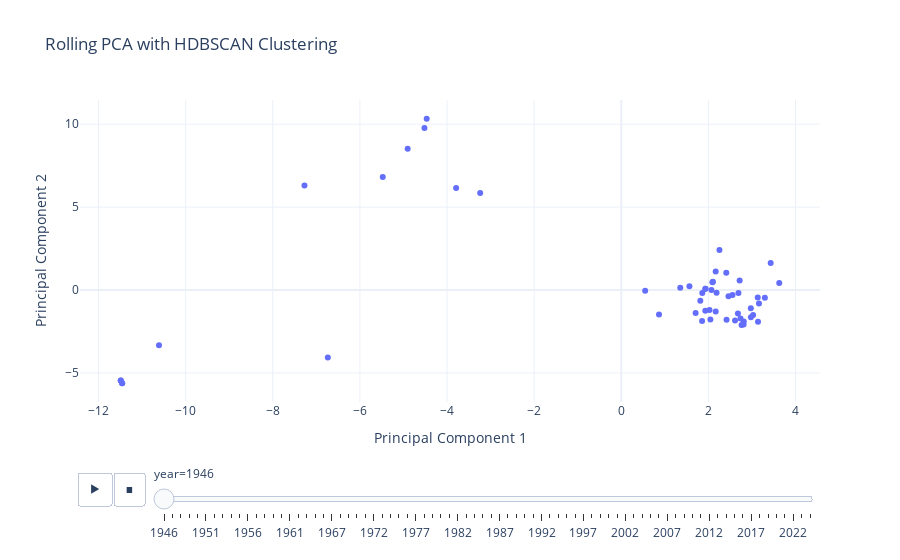

This figure's notebook cell:
### Code cell
# Create an interactive scatter plot with a slider
fig = px.scatter(
    results,
    x='PCA1',
    y='PCA2',
    animation_frame='year',
    hover_data={'ms_name': True, 'PCA1': False, 'PCA2': False},
    title='Rolling PCA with HDBSCAN Clustering',
    labels={'PCA1': 'Principal Component 1', 'PCA2': 'Principal Component 2'},
    template='plotly_white'
)


# Show the plot
fig.show()

fig.write_html("outputs/interactive_pca_plot with windows.html")

### Figure 1 — Plotly figure (JSON) as saved in the notebook; plotly's stock layout.template omitted (floating-point values rounded to 4 significant figures)
{"data": [{"customdata": [["AFGHANISTAN"], ["ARGENTINA"], ["AUSTRALIA"], ["BELGIUM"], ["BELARUS"], ["BOLIVIA"], ["BRAZIL"], ["CANADA"], ["CHILE"], ["CHINA"], ["COLOMBIA"], ["COSTA RICA"], ["CZECHOSLOVAKIA"], ["CUBA"], ["DENMARK"], ["DOMINICAN REPUBLIC"], ["ECUADOR"], ["EGYPT"], ["ETHIOPIA"], ["FRANCE"], ["UNITED KINGDOM"], ["GREECE"], ["GUATEMALA"], ["HONDURAS"], ["HAITI"], ["INDIA"], ["IRAN (ISLAMIC REPUBLIC OF)"], ["IRAQ"], ["ICELAND"], ["LEBANON"], ["LIBERIA"], ["LUXEMBOURG"], ["MEXICO"], ["NICARAGUA"], ["NETHERLANDS"], ["NORWAY"], ["NEW ZEALAND"], ["PANAMA"], ["PERU"], ["PHILIPPINES"], ["POLAND"], ["PARAGUAY"], ["SAUDI ARABIA"], ["EL SALVADOR"], ["USSR"], ["SWEDEN"], ["SYRIAN ARAB REPUBLIC"], ["TURKEY"], ["UKRAINE"], ["URUGUAY"], ["UNITED STATES"], ["VENEZUELA"], ["YUGOSLAVIA"], ["SOUTH AFRICA"]], "hovertemplate": "year=1946<br>ms_name=%{customdata[0]}<extra></extra>", "legendgroup": "", "marker": {"color": "#636efa", "symbol": "circle"}, "mode": "markers", "name": "", "orientation": "v", "showlegend": false, "type": "scatter", "x": [-4.518, 2.188, 1.815, 2.047, -11.49, 1.861, 2.461, 2.812, 0.5491, 1.856, -4.904, 2.411, -7.272, 2.974, 2.026, 2.168, -3.239, 2.104, 1.354, 0.8661, 3.139, 2.737, 1.565, 3.162, -4.467, -5.475, 1.707, 1.933, 2.168, 3.297, -6.737, 2.554, 2.07, 3.627, 3.134, 1.929, 2.762, 2.717, 2.977, 2.678, -10.61, 3.027, 2.093, 3.43, -11.46, 2.254, 1.933, 2.69, -11.49, 2.417, 2.808, -3.791, -11.46, 2.612], "xaxis": "x", "y": [9.776, -0.1703, -0.6439, -1.777, -5.457, -0.176, -0.3807, -1.889, -0.04934, -1.862, 8.513, 1.046, 6.303, -1.101, -1.197, -1.291, 5.853, 0.4924, 0.1358, -1.472, -1.91, -1.721, 0.2249, -0.8084, 10.32, 6.817, -1.391, 0.07182, 1.125, -0.4699, -4.071, -0.301, 0.004957, 0.4234, -0.4534, -1.245, -2.112, 0.5737, -1.635, -1.413, -3.334, -1.509, 0.4632, 1.635, -5.613, 2.408, 0.07182, -0.1839, -5.457, -1.791, -2.079, 6.152, -5.613, -1.835], "yaxis": "y"}], "layout": {"legend": {"tracegroupgap": 0}, "sliders": [{"active": 0, "currentvalue": {"prefix": "year="}, "len": 0.9, "pad": {"b": 10, "t": 60}, "steps": [{"args": [["1946"], {"frame": {"duration": 0, "redraw": false}, "fromcurrent": true, "mode": "immediate", "transition": {"duration": 0, "easing": "linear"}}], "label": "1946", "method": "animate"}, {"args": [["1947"], {"frame": {"duration": 0, "redraw": false}, "fromcurrent": true, "mode": "immediate", "transition": {"duration": 0, "easing": "linear"}}], "label": "1947", "method": "animate"}, {"args": [["1948"], {"frame": {"duration": 0, "redraw": false}, "fromcurrent": true, "mode": "immediate", "transition": {"duration": 0, "easing": "linear"}}], "label": "1948", "method": "animate"}, {"args": [["1949"], {"frame": {"duration": 0, "redraw": false}, "fromcurrent": true, "mode": "immediate", "transition": {"duration": 0, "easing": "linear"}}], "label": "1949", "method": "animate"}, {"args": [["1950"], {"frame": {"duration": 0, "redraw": false}, "fromcurrent": true, "mode": "immediate", "transition": {"duration": 0, "easing": "linear"}}], "label": "1950", "method": "animate"}, {"args": [["1951"], {"frame": {"duration": 0, "redraw": false}, "fromcurrent": true, "mode": "immediate", "transition": {"duration": 0, "easing": "linear"}}], "label": "1951", "method": "animate"}, {"args": [["1952"], {"frame": {"duration": 0, "redraw": false}, "fromcurrent": true, "mode": "immediate", "transition": {"duration": 0, "easing": "linear"}}], "label": "1952", "method": "animate"}, {"args": [["1953"], {"frame": {"duration": 0, "redraw": false}, "fromcurrent": true, "mode": "immediate", "transition": {"duration": 0, "easing": "linear"}}], "label": "1953", "method": "animate"}, {"args": [["1954"], {"frame": {"duration": 0, "redraw": false}, "fromcurrent": true, "mode": "immediate", "transition": {"duration": 0, "easing": "linear"}}], "label": "1954", "method": "animate"}, {"args": [["1955"], {"frame": {"duration": 0, "redraw": false}, "fromcurrent": true, "mode": "immediate", "transition": {"duration": 0, "easing": "linear"}}], "label": "1955", "method": "animate"}, {"args": [["1956"], {"frame": {"duration": 0, "redraw": false}, "fromcurrent": true, "mode": "immediate", "transition": {"duration": 0, "easing": "linear"}}], "label": "1956", "method": "animate"}, {"args": [["1957"], {"frame": {"duration": 0, "redraw": false}, "fromcurrent": true, "mode": "immediate", "transition": {"duration": 0, "easing": "linear"}}], "label": "1957", "method": "animate"}, {"args": [["1958"], {"frame": {"duration": 0, "redraw": false}, "fromcurrent": true, "mode": "immediate", "transition": {"duration": 0, "easing": "linear"}}], "label": "1958", "method": "animate"}, {"args": [["1959"], {"frame": {"duration": 0, "redraw": false}, "fromcurrent": true, "mode": "immediate", "transition": {"duration": 0, "easing": "linear"}}], "label": "1959", "method": "animate"}, {"args": [["1960"], {"frame": {"duration": 0, "redraw": false}, "fromcurrent": true, "mode": "immediate", "transition": {"duration": 0, "easing": "linear"}}], "label": "1960", "method": "animate"}, {"args": [["1961"], {"frame": {"duration": 0, "redraw": false}, "fromcurrent": true, "mode": "immediate", "transition": {"duration": 0, "easing": "linear"}}], "label": "1961", "method": "animate"}, {"args": [["1962"], {"frame": {"duration": 0, "redraw": false}, "fromcurrent": true, "mode": "immediate", "transition": {"duration": 0, "easing": "linear"}}], "label": "1962", "method": "animate"}, {"args": [["1963"], {"frame": {"duration": 0, "redraw": false}, "fromcurrent": true, "mode": "immediate", "transition": {"duration": 0, "easing": "linear"}}], "label": "1963", "method": "animate"}, {"args": [["1965"], {"frame": {"duration": 0, "redraw": false}, "fromcurrent": true, "mode": "immediate", "transition": {"duration": 0, "easing": "linear"}}], "label": "1965", "method": "animate"}, {"args": [["1966"], {"frame": {"duration": 0, "redraw": false}, "fromcurrent": true, "mode": "immediate", "transition": {"duration": 0, "easing": "linear"}}], "label": "1966", "method": "animate"}, {"args": [["1967"], {"frame": {"duration": 0, "redraw": false}, "fromcurrent": true, "mode": "immediate", "transition": {"duration": 0, "easing": "linear"}}], "label": "1967", "method": "animate"}, {"args": [["1968"], {"frame": {"duration": 0, "redraw": false}, "fromcurrent": true, "mode": "immediate", "transition": {"duration": 0, "easing": "linear"}}], "label": "1968", "method": "animate"}, {"args": [["1969"], {"frame": {"duration": 0, "redraw": false}, "fromcurrent": true, "mode": "immediate", "transition": {"duration": 0, "easing": "linear"}}], "label": "1969", "method": "animate"}, {"args": [["1970"], {"frame": {"duration": 0, "redraw": false}, "fromcurrent": true, "mode": "immediate", "transition": {"duration": 0, "easing": "linear"}}], "label": "1970", "method": "animate"}, {"args": [["1971"], {"frame": {"duration": 0, "redraw": false}, "fromcurrent": true, "mode": "immediate", "transition": {"duration": 0, "easing": "linear"}}], "label": "1971", "method": "animate"}, {"args": [["1972"], {"frame": {"duration": 0, "redraw": false}, "fromcurrent": true, "mode": "immediate", "transition": {"duration": 0, "easing": "linear"}}], "label": "1972", "method": "animate"}, {"args": [["1973"], {"frame": {"duration": 0, "redraw": false}, "fromcurrent": true, "mode": "immediate", "transition": {"duration": 0, "easing": "linear"}}], "label": "1973", "method": "animate"}, {"args": [["1974"], {"frame": {"duration": 0, "redraw": false}, "fromcurrent": true, "mode": "immediate", "transition": {"duration": 0, "easing": "linear"}}], "label": "1974", "method": "animate"}, {"args": [["1975"], {"frame": {"duration": 0, "redraw": false}, "fromcurrent": true, "mode": "immediate", "transition": {"duration": 0, "easing": "linear"}}], "label": "1975", "method": "animate"}, {"args": [["1976"], {"frame": {"duration": 0, "redraw": false}, "fromcurrent": true, "mode": "immediate", "transition": {"duration": 0, "easing": "linear"}}], "label": "1976", "method": "animate"}, {"args": [["1977"], {"frame": {"duration": 0, "redraw": false}, "fromcurrent": true, "mode": "immediate", "transition": {"duration": 0, "easing": "linear"}}], "label": "1977", "method": "animate"}, {"args": [["1978"], {"frame": {"duration": 0, "redraw": false}, "fromcurrent": true, "mode": "immediate", "transition": {"duration": 0, "easing": "linear"}}], "label": "1978", "method": "animate"}, {"args": [["1979"], {"frame": {"duration": 0, "redraw": false}, "fromcurrent": true, "mode": "immediate", "transition": {"duration": 0, "easing": "linear"}}], "label": "1979", "method": "animate"}, {"args": [["1980"], {"frame": {"duration": 0, "redraw": false}, "fromcurrent": true, "mode": "immediate", "transition": {"duration": 0, "easing": "linear"}}], "label": "1980", "method": "animate"}, {"args": [["1981"], {"frame": {"duration": 0, "redraw": false}, "fromcurrent": true, "mode": "immediate", "transition": {"duration": 0, "easing": "linear"}}], "label": "1981", "method": "animate"}, {"args": [["1982"], {"frame": {"duration": 0, "redraw": false}, "fromcurrent": true, "mode": "immediate", "transition": {"duration": 0, "easing": "linear"}}], "label": "1982", "method": "animate"}, {"args": [["1983"], {"frame": {"duration": 0, "redraw": false}, "fromcurrent": true, "mode": "immediate", "transition": {"duration": 0, "easing": "linear"}}], "label": "1983", "method": "animate"}, {"args": [["1984"], {"frame": {"duration": 0, "redraw": false}, "fromcurrent": true, "mode": "immediate", "transition": {"duration": 0, "easing": "linear"}}], "label": "1984", "method": "animate"}, {"args": [["1985"], {"frame": {"duration": 0, "redraw": false}, "fromcurrent": true, "mode": "immediate", "transition": {"duration": 0, "easing": "linear"}}], "label": "1985", "method": "animate"}, {"args": [["1986"], {"frame": {"duration": 0, "redraw": false}, "fromcurrent": true, "mode": "immediate", "transition": {"duration": 0, "easing": "linear"}}], "label": "1986", "method": "animate"}, {"args": [["1987"], {"frame": {"duration": 0, "redraw": false}, "fromcurrent": true, "mode": "immediate", "transition": {"duration": 0, "easing": "linear"}}], "label": "1987", "method": "animate"}, {"args": [["1988"], {"frame": {"duration": 0, "redraw": false}, "fromcurrent": true, "mode": "immediate", "transition": {"duration": 0, "easing": "linear"}}], "label": "1988", "method": "animate"}, {"args": [["1989"], {"frame": {"duration": 0, "redraw": false}, "fromcurrent": true, "mode": "immediate", "transition": {"duration": 0, "easing": "linear"}}], "label": "1989", "method": "animate"}, {"args": [["1990"], {"frame": {"duration": 0, "redraw": false}, "fromcurrent": true, "mode": "immediate", "transition": {"duration": 0, "easing": "linear"}}], "label": "1990", "method": "animate"}, {"args": [["1991"], {"frame": {"duration": 0, "redraw": false}, "fromcurrent": true, "mode": "immediate", "transition": {"duration": 0, "easing": "linear"}}], "label": "1991", "method": "animate"}, {"args": [["1992"], {"frame": {"duration": 0, "redraw": false}, "fromcurrent": true, "mode": "immediate", "transition": {"duration": 0, "easing": "linear"}}], "label": "1992", "method": "animate"}, {"args": [["1993"], {"frame": {"duration": 0, "redraw": false}, "fromcurrent": true, "mode": "immediate", "transition": {"duration": 0, "easing": "linear"}}], "label": "1993", "method": "animate"}, {"args": [["1994"], {"frame": {"duration": 0, "redraw": false}, "fromcurrent": true, "mode": "immediate", "transition": {"duration": 0, "easing": "linear"}}], "label": "1994", "method": "animate"}, {"args": [["1995"], {"frame": {"duration": 0, "redraw": false}, "fromcurrent": true, "mode": "immediate", "transition": {"duration": 0, "easing": "linear"}}], "label": "1995", "method": "animate"}, {"args": [["1996"], {"frame": {"duration": 0, "redraw": false}, "fromcurrent": true, "mode": "immediate", "transition": {"duration": 0, "easing": "linear"}}], "label": "1996", "method": "animate"}, {"args": [["1997"], {"frame": {"duration": 0, "redraw": false}, "fromcurrent": true, "mode": "immediate", "transition": {"duration": 0, "easing": "linear"}}], "label": "1997", "method": "animate"}, {"args": [["1998"], {"frame": {"duration": 0, "redraw": false}, "fromcurrent": true, "mode": "immediate", "transition": {"duration": 0, "easing": "linear"}}], "label": "1998", "method": "animate"}, {"args": [["1999"], {"frame": {"duration": 0, "redraw": false}, "fromcurrent": true, "mode": "immediate", "transition": {"duration": 0, "easing": "linear"}}], "label": "1999", "method": "animate"}, {"args": [["2000"], {"frame": {"duration": 0, "redraw": false}, "fromcurrent": true, "mode": "immediate", "transition": {"duration": 0, "easing": "linear"}}], "label": "2000", "method": "animate"}, {"args": [["2001"], {"frame": {"duration": 0, "redraw": false}, "fromcurrent": true, "mode": "immediate", "transition": {"duration": 0, "easing": "linear"}}], "label": "2001", "method": "animate"}, {"args": [["2002"], {"frame": {"duration": 0, "redraw": false}, "fromcurrent": true, "mode": "immediate", "transition": {"duration": 0, "easing": "linear"}}], "label": "2002", "method": "animate"}, {"args": [["2003"], {"frame": {"duration": 0, "redraw": false}, "fromcurrent": true, "mode": "immediate", "transition": {"duration": 0, "easing": "linear"}}], "label": "2003", "method": "animate"}, {"args": [["2004"], {"frame": {"duration": 0, "redraw": false}, "fromcurrent": true, "mode": "immediate", "transition": {"duration": 0, "easing": "linear"}}], "label": "2004", "method": "animate"}, {"args": [["2005"], {"frame": {"duration": 0, "redraw": false}, "fromcurrent": true, "mode": "immediate", "transition": {"duration": 0, "easing": "linear"}}], "label": "2005", "method": "animate"}, {"args": [["2006"], {"frame": {"duration": 0, "redraw": false}, "fromcurrent": true, "mode": "immediate", "transition": {"duration": 0, "easing": "linear"}}], "label": "2006", "method": "animate"}, {"args": [["2007"], {"frame": {"duration": 0, "redraw": false}, "fromcurrent": true, "mode": "immediate", "transition": {"duration": 0, "easing": "linear"}}], "label": "2007", "method": "animate"}, {"args": [["2008"], {"frame": {"duration": 0, "redraw": false}, "fromcurrent": true, "mode": "immediate", "transition": {"duration": 0, "easing": "linear"}}], "label": "2008", "method": "animate"}, {"args": [["2009"], {"frame": {"duration": 0, "redraw": false}, "fromcurrent": true, "mode": "immediate", "transition": {"duration": 0, "easing": "linear"}}], "label": "2009", "method": "animate"}, {"args": [["2010"], {"frame": {"duration": 0, "redraw": false}, "fromcurrent": true, "mode": "immediate", "transition": {"duration": 0, "easing": "linear"}}], "label": "2010", "method": "animate"}, {"args": [["2011"], {"frame": {"duration": 0, "redraw": false}, "fromcurrent": true, "mode": "immediate", "transition": {"duration": 0, "easing": "linear"}}], "label": "2011", "method": "animate"}, {"args": [["2012"], {"frame": {"duration": 0, "redraw": false}, "fromcurrent": true, "mode": "immediate", "transition": {"duration": 0, "easing": "linear"}}], "label": "2012", "method": "animate"}, {"args": [["2013"], {"frame": {"duration": 0, "redraw": false}, "fromcurrent": true, "mode": "immediate", "transition": {"duration": 0, "easing": "linear"}}], "label": "2013", "method": "animate"}, {"args": [["2014"], {"frame": {"duration": 0, "redraw": false}, "fromcurrent": true, "mode": "immediate", "transition": {"duration": 0, "easing": "linear"}}], "label": "2014", "method": "animate"}, {"args": [["2015"], {"frame": {"duration": 0, "redraw": false}, "fromcurrent": true, "mode": "immediate", "transition": {"duration": 0, "easing": "linear"}}], "label": "2015", "method": "animate"}, {"args": [["2016"], {"frame": {"duration": 0, "redraw": false}, "fromcurrent": true, "mode": "immediate", "transition": {"duration": 0, "easing": "linear"}}], "label": "2016", "method": "animate"}, {"args": [["2017"], {"frame": {"duration": 0, "redraw": false}, "fromcurrent": true, "mode": "immediate", "transition": {"duration": 0, "easing": "linear"}}], "label": "2017", "method": "animate"}, {"args": [["2018"], {"frame": {"duration": 0, "redraw": false}, "fromcurrent": true, "mode": "immediate", "transition": {"duration": 0, "easing": "linear"}}], "label": "2018", "method": "animate"}, {"args": [["2019"], {"frame": {"duration": 0, "redraw": false}, "fromcurrent": true, "mode": "immediate", "transition": {"duration": 0, "easing": "linear"}}], "label": "2019", "method": "animate"}, {"args": [["2020"], {"frame": {"duration": 0, "redraw": false}, "fromcurrent": true, "mode": "immediate", "transition": {"duration": 0, "easing": "linear"}}], "label": "2020", "method": "animate"}, {"args": [["2021"], {"frame": {"duration": 0, "redraw": false}, "fromcurrent": true, "mode": "immediate", "transition": {"duration": 0, "easing": "linear"}}], "label": "2021", "method": "animate"}, {"args": [["2022"], {"frame": {"duration": 0, "redraw": false}, "fromcurrent": true, "mode": "immediate", "transition": {"duration": 0, "easing": "linear"}}], "label": "2022", "method": "animate"}, {"args": [["2023"], {"frame": {"duration": 0, "redraw": false}, "fromcurrent": true, "mode": "immediate", "transition": {"duration": 0, "easing": "linear"}}], "label": "2023", "method": "animate"}, {"args": [["2024"], {"frame": {"duration": 0, "redraw": false}, "fromcurrent": true, "mode": "immediate", "transition": {"duration": 0, "easing": "linear"}}], "label": "2024", "method": "animate"}], "x": 0.1, "xanchor": "left", "y": 0, "yanchor": "top"}], "title": {"text": "Rolling PCA with HDBSCAN Clustering"}, "updatemenus": [{"buttons": [{"args": [null, {"frame": {"duration": 500, "redraw": false}, "fromcurrent": true, "mode": "immediate", "transition": {"duration": 500, "easing": "linear"}}], "label": "&#9654;", "method": "animate"}, {"args": [[null], {"frame": {"duration": 0, "redraw": false}, "fromcurrent": true, "mode": "immediate", "transition": {"duration": 0, "easing": "linear"}}], "label": "&#9724;", "method": "animate"}], "direction": "left", "pad": {"r": 10, "t": 70}, "showactive": false, "type": "buttons", "x": 0.1, "xanchor": "right", "y": 0, "yanchor": "top"}], "xaxis": {"anchor": "y", "domain": [0, 1], "title": {"text": "Principal Component 1"}}, "yaxis": {"anchor": "x", "domain": [0, 1], "title": {"text": "Principal Component 2"}}}}
